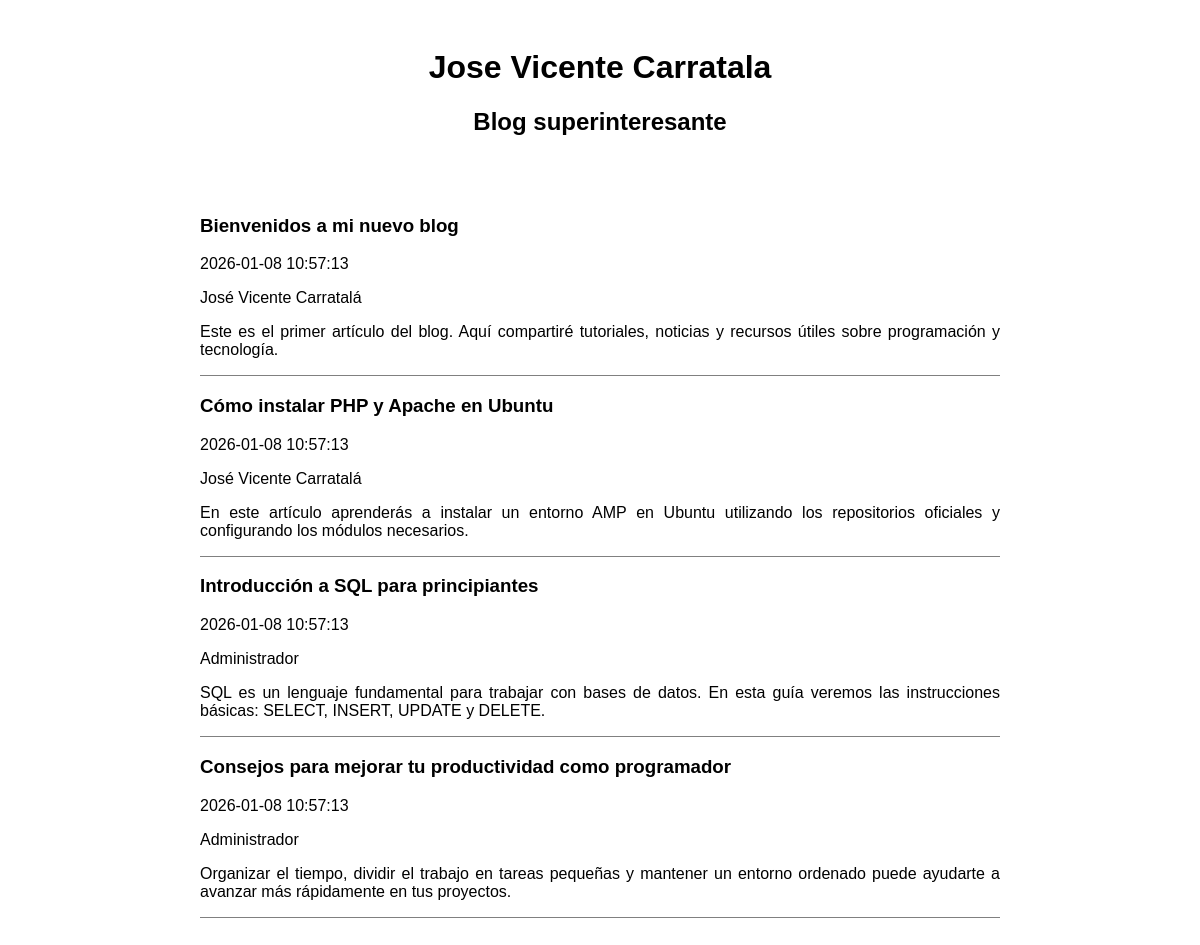
/005-Conexion_php_mysql/08-Con_estilo.php, run on the app's committed database.
### tables this page shows
CREATE TABLE IF NOT EXISTS blog (
    id INT AUTO_INCREMENT PRIMARY KEY,
    titulo VARCHAR(255) NOT NULL,
    contenido TEXT NOT NULL,
    fecha DATETIME DEFAULT CURRENT_TIMESTAMP,
    autor VARCHAR(100) DEFAULT 'Administrador'
);

### 005-Conexion_php_mysql/08-Con_estilo.php (the view, shortened to what this page needs)
<!doctype html>
<html>
    <head>
    </head>
    <body>
        <header>
            <h1>Jose Vicente Carratala</h1>
            <h2>Blog superinteresante</h2>
        </header>
        <main>
            <?php
            $host = "localhost";
            $user = "blogphp";
            $pass = "Blogphp123$";
            $db   = "blogphp";
            $conexion = new mysqli($host, $user, $pass, $db);
            $sql = "SELECT * FROM blog";
            $resultado = $conexion->query($sql);
            while ($fila = $resultado->fetch_assoc()) {
                echo '
                    <article>
                    <h3>' . $fila['titulo'] . '</h3>
                    <time>' . $fila['fecha'] . '</time>
                    <p>' . $fila['autor'] . '</p>
                    <p>' . $fila['contenido'] . '</p>
                    </article>
                ';
            }
            ?>
        </main>
        <footer>
        </footer>
    </body>
</html>

### 005-Conexion_php_mysql/08-Con_estilo.php (style rules this page uses)
body, html { font-family: sans-serif; }
header, main, footer { width: 800px; margin: auto; padding: 20px; }
p { text-align: justify; }
article { border-bottom: 1px solid grey; }
header, footer { text-align: center; }

### data on the page
blog: titulo "Bienvenidos a mi nuevo blog", fecha "2026-01-08 10:57:13", autor "José Vicente Carratalá", contenido "Este es el primer artículo del blog. Aquí compartiré tutoriales, noticias y recursos útiles sobre programación y tecnología."
blog: titulo "Cómo instalar PHP y Apache en Ubuntu", fecha "2026-01-08 10:57:13", autor "José Vicente Carratalá", contenido "En este artículo aprenderás a instalar un entorno AMP en Ubuntu utilizando los repositorios oficiales y configurando los módulos necesarios."
blog: titulo "Introducción a SQL para principiantes", fecha "2026-01-08 10:57:13", autor "Administrador", contenido "SQL es un lenguaje fundamental para trabajar con bases de datos. En esta guía veremos las instrucciones básicas: SELECT, INSERT, UPDATE y DELETE."
blog: titulo "Consejos para mejorar tu productividad como programador", fecha "2026-01-08 10:57:13", autor "Administrador", contenido "Organizar el tiempo, dividir el trabajo en tareas pequeñas y mantener un entorno ordenado puede ayudarte a avanzar más rápidamente en tus proyectos."
